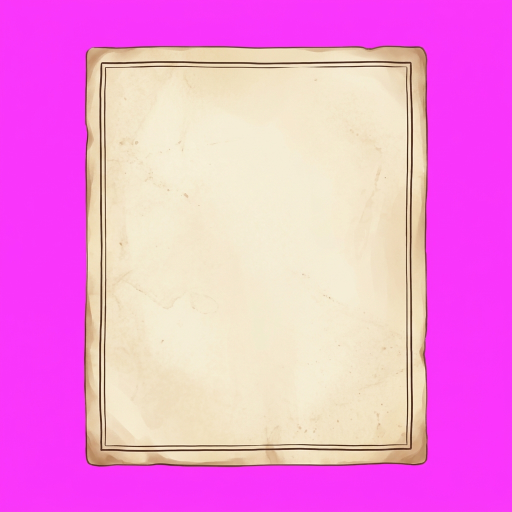
#> input picture assets/ui_src/card.png, 1024 x 1024 px, found by its file name (shown at 1/2 size); the run also reads 3 pictures not shown here
$ python make_ui.py
#> lines starting #> are read from the running program, lines starting #| are printed output that depends on the picture; after the words box and inside, x2 and y2 are one past the last pixel; in counts of white or black regions, pixels touching at a corner belong together
#!/usr/bin/env python3
"""Детали интерфейса: crates/game/assets/ui/*.png и медальоны героев.

Пока нет рисованных деталей (промпты — .studioigor/UI_KIT.md), рисует временные
в той же палитре: дерево, латунь, пергамент. Готовая картинка с тем же именем файла
просто заменяет временную — код не меняется. Если в assets/ui_src/ лежит файл с таким
же именем, скрипт берёт его, а не рисует.

Медальоны героев: портрет из рисованной позы (units/<id>.png, первый кадр) на круге
цвета стихии и в кольце редкости.

Запуск из корня репозитория: python3 tools/make_ui.py
"""

import json
import sys
from pathlib import Path

import numpy as np
from PIL import Image, ImageDraw, ImageFilter, ImageFont

OUT = Path("crates/game/assets/ui")
SRC = Path("assets/ui_src")
UNITS = Path("crates/game/assets/units")
FONT = "crates/game/assets/fonts/Rubik-ExtraBold.ttf"
rng = np.random.default_rng(11)

WOOD_DARK = (58, 36, 22)
WOOD = (96, 62, 38)
BRASS = (201, 151, 63)
BRASS_DARK = (120, 82, 28)
PARCHMENT = (236, 220, 186)
INK = (70, 48, 30)

ELEMENT = {
    "wind": (115, 217, 158),
    "lightning": (178, 140, 255),
    "powder": (255, 153, 71),
    "steel": (158, 173, 191),
    "mist": (204, 224, 250),
}
# Кольцо медальона: у героев одно на всех (редкостей нет, решение №77), у врагов — красное.
RARITY = {"HERO": (226, 178, 84), "ENEMY": (205, 70, 58)}


def noise(w, h, blur=1.5, scale=1.0):
    n = rng.normal(0, 1, (h, w))
    img = Image.fromarray(((n - n.min()) / (np.ptp(n) + 1e-9) * 255).astype(np.uint8))
    return np.asarray(img.filter(ImageFilter.GaussianBlur(blur))).astype(float) / 255 * scale


def wood(w, h):
    """Доски: вертикальные полосы-волокна и стыки."""
    grain = noise(w, h * 4, 2).reshape(h * 4, w)[::4]
    stripes = np.sin(np.linspace(0, 40, w))[None, :] * 0.08
    base = np.array(WOOD, float)[None, None, :]
    dark = np.array(WOOD_DARK, float)[None, None, :]
    t = np.clip(grain * 0.8 + stripes + 0.2, 0, 1)[:, :, None]
    rgb = dark * (1 - t) + base * t
    for x in range(0, w, 48):
        rgb[:, x : x + 2] *= 0.55
    return rgb


def finish(rgb, alpha=None):
    rgb = np.clip(rgb, 0, 255).astype(np.uint8)
    im = Image.fromarray(rgb, "RGB").convert("RGBA")
    if alpha is not None:
        im.putalpha(Image.fromarray(alpha.astype(np.uint8)))
    return im


def rounded_mask(w, h, r):
    m = Image.new("L", (w, h), 0)
    ImageDraw.Draw(m).rounded_rectangle((0, 0, w - 1, h - 1), r, fill=255)
    return m


# [17 lines left out: functions brass_border, panel, not called in this run]


def parchment(w=128, h=128):
    n = noise(w, h, 3)
    base = np.array(PARCHMENT, float)
    rgb = base[None, None, :] * (0.88 + n[:, :, None] * 0.18)
    yy, xx = np.mgrid[0:h, 0:w]
    edge = np.minimum.reduce([xx, yy, w - 1 - xx, h - 1 - yy]).astype(float)
    rgb *= (0.78 + 0.22 * np.clip(edge / 14, 0, 1))[:, :, None]
    im = finish(rgb)
    im.putalpha(rounded_mask(w, h, 12))
    d = ImageDraw.Draw(im)
    d.rounded_rectangle((1, 1, w - 2, h - 2), 12, outline=(150, 110, 70), width=2)
    return im


def button(top, bottom, outline, w=192, h=64):
    t = np.linspace(0, 1, h)[:, None, None]
    rgb = np.array(top, float) * (1 - t) + np.array(bottom, float) * t
    rgb = np.repeat(rgb, w, axis=1) * (0.95 + noise(w, h, 2)[:, :, None] * 0.1)
    im = finish(rgb)
    im.putalpha(rounded_mask(w, h, 16))
    d = ImageDraw.Draw(im)
    d.rounded_rectangle((1, 1, w - 2, h - 2), 16, outline=outline, width=3)
    # Блик — тонкая линия в верхней рамке: она не растягивается при нарезке.
    d.line((14, 6, w - 15, 6), fill=(255, 255, 255, 90), width=2)
    return im


def plank(w=512, h=64):
    im = finish(wood(w, h) * 1.05)
    im.putalpha(rounded_mask(w, h, 10))
    d = ImageDraw.Draw(im)
    d.rounded_rectangle((1, 1, w - 2, h - 2), 10, outline=BRASS_DARK, width=3)
    for x in (16, w - 17):
        for y in (14, h - 15):
            d.ellipse((x - 4, y - 4, x + 4, y + 4), fill=BRASS)
    return im


def tab(on):
    return button((214, 150, 60), (150, 92, 28), BRASS) if on else button((70, 52, 38), (44, 30, 20), (120, 95, 60))


def icon(kind, size=64):
    im = Image.new("RGBA", (size * 4, size * 4), (0, 0, 0, 0))
    d = ImageDraw.Draw(im)
    s = size * 4
    if kind in ("silver", "doubloons"):
        face, rim = ((215, 222, 232), (130, 140, 155)) if kind == "silver" else ((246, 200, 80), (150, 100, 20))
        d.ellipse((s * .1, s * .1, s * .9, s * .9), fill=rim)
        d.ellipse((s * .17, s * .15, s * .83, s * .82), fill=face)
        d.ellipse((s * .35, s * .33, s * .65, s * .63), outline=rim, width=s // 28)
    elif kind == "planks":
        for i, y in enumerate((.18, .42, .66)):
            d.rounded_rectangle((s * .08, s * y, s * .92, s * (y + .2)), s // 20, fill=(176 - i * 15, 118 - i * 10, 70), outline=(90, 58, 30), width=s // 40)
    elif kind == "ether":
        d.polygon([(s * .5, s * .06), (s * .82, s * .55), (s * .5, s * .94), (s * .18, s * .55)], fill=(95, 211, 201), outline=(30, 120, 115))
        d.ellipse((s * .38, s * .3, s * .5, s * .45), fill=(220, 255, 250))
    elif kind == "journals":
        d.rounded_rectangle((s * .16, s * .12, s * .84, s * .88), s // 16, fill=(140, 52, 40), outline=(70, 25, 20), width=s // 30)
        d.rectangle((s * .22, s * .14, s * .3, s * .86), fill=(236, 220, 186))
        d.rectangle((s * .42, s * .3, s * .74, s * .38), fill=(242, 193, 78))
    elif kind == "charts":
        d.rounded_rectangle((s * .12, s * .2, s * .88, s * .8), s // 14, fill=PARCHMENT, outline=(150, 110, 70), width=s // 30)
        d.line((s * .25, s * .62, s * .45, s * .4, s * .6, s * .55, s * .78, s * .32), fill=(160, 60, 40), width=s // 28)
        d.ellipse((s * .72, s * .26, s * .82, s * .36), fill=(160, 60, 40))
    elif kind == "supplies":
        # Мешок с провиантом, перевязанный бечёвкой.
        d.ellipse((s * .16, s * .3, s * .84, s * .94), fill=(196, 150, 92), outline=(110, 72, 36), width=s // 26)
        d.polygon([(s * .34, s * .34), (s * .5, s * .1), (s * .66, s * .34)], fill=(196, 150, 92), outline=(110, 72, 36))
        d.rectangle((s * .34, s * .3, s * .66, s * .37), fill=(150, 60, 40))
        d.ellipse((s * .3, s * .52, s * .46, s * .66), fill=(226, 190, 128))
    elif kind == "details":
        d.ellipse((s * .14, s * .14, s * .86, s * .86), fill=(150, 160, 175), outline=(80, 88, 100), width=s // 24)
        for k in range(8):
            a = k * np.pi / 4
            x, y = s * .5 + np.cos(a) * s * .4, s * .5 + np.sin(a) * s * .4
            d.ellipse((x - s * .08, y - s * .08, x + s * .08, y + s * .08), fill=(150, 160, 175))
        d.ellipse((s * .36, s * .36, s * .64, s * .64), fill=(60, 66, 76))
    return im.resize((size, size), Image.LANCZOS)


# [103 lines left out: functions portrait_crop, enemy_face, medallion, figure, not called in this run]


def from_source(path, size):
    """Рисованная деталь: ровный фон (пурпурный, белый — любой, какой в углах картинки)
    становится прозрачным, обрезка по рисунку, размер как у временной."""
    im = Image.open(path).convert("RGBA")
    w, h = im.size
    # Водяной знак в углу не мешает: цвет фона — медиана по краям, а не по одному углу.
    a = np.asarray(im).astype(int)
    edge = np.concatenate([a[0, :, :3], a[-1, :, :3], a[:, 0, :3], a[:, -1, :3]])
    bg = np.median(edge, axis=0)
    dist = np.abs(a[:, :, :3] - bg).sum(axis=2)
    near = dist < 60
    # Прозрачным становится только фон, связанный с краем картинки.
    mask = Image.fromarray((near * 255).astype(np.uint8), "L").copy()
    for x, y in [(0, 0), (w - 1, 0), (0, h - 1), (w - 1, h - 1), (w // 2, 0), (w // 2, h - 1), (0, h // 2), (w - 1, h // 2)]:
        if mask.getpixel((x, y)) == 255:
            ImageDraw.floodfill(mask, (x, y), 128)
    outside = np.asarray(mask) == 128
    # Мягкий край: полупрозрачность по близости к цвету фона на границе.
    soft = np.clip((dist - 30) / 60, 0, 1)
    edge_zone = np.asarray(Image.fromarray(outside.astype(np.uint8) * 255).filter(ImageFilter.MaxFilter(5))) > 0
    edge_zone = np.asarray(Image.fromarray(outside.astype(np.uint8) * 255).filter(ImageFilter.MaxFilter(9))) > 0
    alpha = np.where(outside, 0, np.where(edge_zone, soft * 255, 255))
    # Кайма цвета фона по краю рисунка (пурпурная или белая) — прозрачная.
    rgb = a[:, :, :3]
    tint = np.abs(rgb - bg).sum(axis=2) < 140
    magenta = (rgb[:, :, 0] > rgb[:, :, 1] + 40) & (rgb[:, :, 2] > rgb[:, :, 1] + 40)
    alpha = np.where(edge_zone & (tint | magenta), 0, alpha)
    a[:, :, 3] = alpha
    out = Image.fromarray(a.astype(np.uint8), "RGBA")
    # Водяной знак Gemini в углу — отдельное пятнышко: берём самый большой кусок рисунка.
    box = biggest_blob_box(np.asarray(out)[:, :, 3] > 128)
    return fit(out.crop(box), size, sliced=Path(path).stem in SLICED)


def fit(im, size, sliced=False):
    """Пропорции рисунка сохраняются. Квадратная цель (иконки, панели) — вписать в квадрат
    с прозрачными полями; вытянутая (кнопки, доска) — по высоте цели, ширина по рисунку."""
    tw, th = size
    if sliced:
        # Деталь режется на 9 частей: без прозрачных полей, по высоте цели.
        k = th / im.height
        return im.resize((max(1, round(im.width * k)), th), Image.LANCZOS)
    if tw == th:
        k = min(tw / im.width, th / im.height)
        small = im.resize((max(1, round(im.width * k)), max(1, round(im.height * k))), Image.LANCZOS)
        canvas = Image.new("RGBA", size, (0, 0, 0, 0))
        canvas.alpha_composite(small, ((tw - small.width) // 2, (th - small.height) // 2))
        return canvas
    k = th / im.height
    return im.resize((max(1, round(im.width * k)), th), Image.LANCZOS)


# Детали, которые тянутся нарезкой на 9 частей.
SLICED = {"panel", "card", "plank", "button", "button_dark", "button_off", "button_pressed", "tab_on", "tab_off"}

# Перекраска эмали кнопки: тёмный и светлый тон новой эмали.
ENAMEL = {
    "button": ((150, 66, 16), (255, 186, 88)),
    "button_pressed": ((104, 44, 12), (196, 112, 44)),
    "button_off": ((66, 68, 74), (168, 170, 176)),
    "tab_on": ((150, 66, 16), (255, 186, 88)),
    "tab_off": ((44, 28, 18), (118, 82, 52)),
}


# [22 lines left out: functions recolor_enamel, silver_from_gold, not called in this run]


def biggest_blob_box(solid):
    """Рамка рисунка без мелких пятнышек (водяной знак в углу): берём строки и столбцы,
    где рисунок занимает заметную долю ширины или высоты."""
    h, w = solid.shape
    rows = np.where(solid.sum(axis=1) > w * 0.06)[0]
    cols = np.where(solid.sum(axis=0) > h * 0.06)[0]
    if len(rows) == 0 or len(cols) == 0:
        return (0, 0, w, h)
    return (int(cols.min()), int(rows.min()), int(cols.max()) + 1, int(rows.max()) + 1)


# Листы иконок из Gemini (assets/ui_src/sheets/): колонки, ряды, имена ячеек по порядку
# и размер, в который вписывается иконка. None — ячейка не нужна.
SHEETS = {
    "nav": (3, 2, ["nav_ship", "nav_crew", "nav_map", "nav_tavern", "nav_activities", None], (96, 96)),
    "resources": (3, 3, [
        "icon_silver", "icon_doubloons", "icon_planks", "icon_ether", "icon_journals",
        "icon_charts", "icon_details", "icon_storm_cores", "icon_figureheads",
    ], (96, 96)),
    "activities": (2, 2, ["act_event", "act_abyss", "act_expeditions", "act_contracts"], (240, 228)),
    "skills_1": (3, 3, [
        "skill_ren_0", "skill_ren_1", "skill_ren_2", "skill_sora_0", "skill_sora_1",
        "skill_sora_2", "skill_kaya_0", "skill_kaya_1", "skill_kaya_2",
    ], (128, 128)),
    "skills_2": (3, 3, [
        "skill_lira_0", "skill_lira_1", "skill_lira_2", "skill_mei_0", "skill_mei_1",
        "skill_mei_2", "skill_borg_0", "skill_borg_1", "skill_borg_2",
    ], (128, 128)),
    "stats": (3, 3, [
        "stat_hp", "stat_atk", "stat_def", "stat_spd", "star", "star_empty",
        "badge_r", "badge_sr", "badge_ssr",
    ], (96, 96)),
}


# [35 lines left out: functions cut_cell, cut_sheets, not called in this run]


def ink_icon(kind, size=48):
    """Иконки характеристик тёмными чернилами — для пергамента."""
    s = size * 4
    im = Image.new("RGBA", (s, s), (0, 0, 0, 0))
    d = ImageDraw.Draw(im)
    ink = (74, 46, 28, 255)
    if kind == "hp":
        d.ellipse((s * .1, s * .18, s * .52, s * .58), fill=ink)
        d.ellipse((s * .48, s * .18, s * .9, s * .58), fill=ink)
        d.polygon([(s * .12, s * .45), (s * .88, s * .45), (s * .5, s * .9)], fill=ink)
    elif kind == "atk":
        d.polygon([(s * .82, s * .08), (s * .92, s * .18), (s * .4, s * .7), (s * .3, s * .6)], fill=ink)
        d.polygon([(s * .18, s * .56), (s * .44, s * .82), (s * .38, s * .88), (s * .12, s * .62)], fill=ink)
        d.line((s * .3, s * .7, s * .1, s * .9), fill=ink, width=s // 12)
    elif kind == "def":
        d.polygon([(s * .5, s * .06), (s * .88, s * .2), (s * .82, s * .6), (s * .5, s * .94), (s * .18, s * .6), (s * .12, s * .2)], fill=ink)
        d.polygon([(s * .5, s * .2), (s * .74, s * .29), (s * .7, s * .56), (s * .5, s * .78)], fill=(120, 84, 52, 255))
    elif kind == "spd":
        d.polygon([(s * .3, s * .08), (s * .56, s * .08), (s * .56, s * .58), (s * .9, s * .7), (s * .9, s * .9), (s * .3, s * .9)], fill=ink)
        for y in (.3, .5, .7):
            d.line((s * .02, s * y, s * .22, s * y), fill=ink, width=s // 16)
    return im.resize((size, size), Image.LANCZOS)


def badge(rarity, w=96, h=112):
    """Флажок редкости: щиток цвета редкости в латунной кайме."""
    s = 4
    im = Image.new("RGBA", (w * s, h * s), (0, 0, 0, 0))
    d = ImageDraw.Draw(im)
    W, H = w * s, h * s
    shape = [(0, 0), (W, 0), (W, H * .78), (W / 2, H), (0, H * .78)]
    d.polygon(shape, fill=BRASS_DARK)
    inset = 7 * s
    inner = [(inset, inset), (W - inset, inset), (W - inset, H * .76), (W / 2, H - inset * 1.4), (inset, H * .76)]
    col = {"R": (70, 130, 80), "SR": (52, 82, 150), "SSR": (150, 70, 160)}[rarity]
    d.polygon(inner, fill=col)
    d.line(inner + [inner[0]], fill=(240, 205, 120), width=2 * s)
    return im.resize((w, h), Image.LANCZOS)


def pill(w=192, h=48):
    """Плашка счётчика ресурса: тёмная, в тонкой латунной кайме."""
    im = Image.new("RGBA", (w, h), (0, 0, 0, 0))
    d = ImageDraw.Draw(im)
    d.rounded_rectangle((1, 1, w - 2, h - 2), h // 2 - 1, fill=(28, 18, 12, 235), outline=BRASS_DARK, width=3)
    d.rounded_rectangle((4, 4, w - 5, h - 5), h // 2 - 4, outline=(200, 150, 70, 160), width=1)
    return im


def save(name, im):
    src = SRC / name
    base = name.removesuffix(".png")
    if src.exists():
        im = from_source(src, im.size)
    elif base in ENAMEL and (SRC / "button_dark.png").exists():
        # Нет своей картинки — перекрашиваем рисованную тёмную кнопку: форма у всех одна.
        im = recolor_enamel(from_source(SRC / "button_dark.png", im.size), *ENAMEL[base])
    elif base == "icon_silver" and (SRC / "icon_doubloons.png").exists():
        im = silver_from_gold(from_source(SRC / "icon_doubloons.png", im.size))
    im.save(OUT / name)
    print("  ", name, im.size)


def main():
    OUT.mkdir(parents=True, exist_ok=True)
    save("card.png", parchment())
#> in rounded_mask, `m = Image.new("L", (w, h), 0)`: m: PIL image 128x128 L; every value is 0
#> in rounded_mask, `ImageDraw.Draw(m).rounded_rectangle((0, 0, w - 1, h - 1), r, fill=255)`:
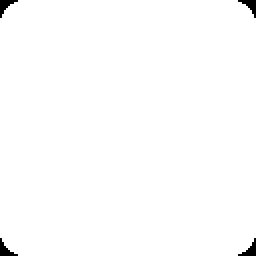
#> m: PIL image 128x128 L (shown 2 times larger); 99.2% white; 4 black regions, box (x1, y1, x2, y2) and area: (0, 0, 9, 9) 34, (119, 0, 128, 9) 34, (0, 119, 9, 128) 34, (119, 119, 128, 128) 34
#> in from_source, im is the input picture: PIL image 1024x1024 RGBA; mean R, G, B, A 241.2, 144.1, 218.3, 255
#> in from_source, `bg = np.median(edge, axis=0)`: bg = [250, 54, 250]
#> in from_source, `near = dist < 60`: near: shape (1024, 1024) bool; 45.1% white; 1 white region, box (x1, y1, x2, y2) and area: (0, 0, 1024, 1024) 472719
#> in from_source, `edge_zone = np.asarray(Image.fromarray(outside.astype(np.uint8) * 255)..`: edge_zone: shape (1024, 1024) bool; 45.7% white; 1 white region, box (x1, y1, x2, y2) and area: (0, 0, 1024, 1024) 479036
#> in from_source, `edge_zone = np.asarray(Image.fromarray(outside.astype(np.uint8) * 255)..`: edge_zone: shape (1024, 1024) bool; 46.3% white; 1 white region, box (x1, y1, x2, y2) and area: (0, 0, 1024, 1024) 485274
#> in from_source, `tint = np.abs(rgb - bg).sum(axis=2) < 140`: tint: shape (1024, 1024) bool; 45.4% white; 1 white region, box (x1, y1, x2, y2) and area: (0, 0, 1024, 1024) 475595
#> in from_source, `magenta = (rgb[:, :, 0] > rgb[:, :, 1] + 40) & (rgb[:, :, 2] > rgb[:, ..`: magenta: shape (1024, 1024) bool; 45.6% white; 1 white region, box (x1, y1, x2, y2) and area: (0, 0, 1024, 1024) 478673
#> in from_source, `a[:, :, 3] = alpha`:
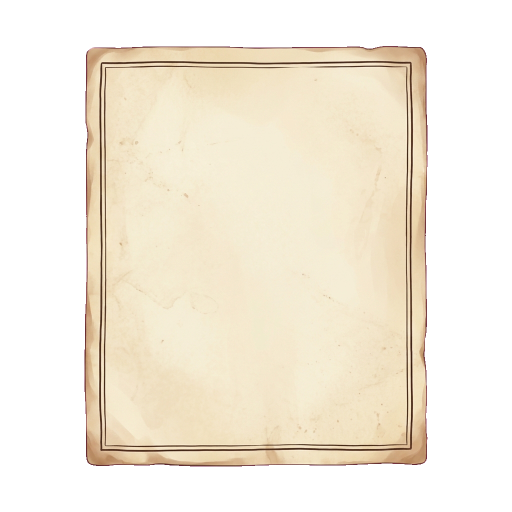
#> a: shape (1024, 1024, 4) int64 (shown at 1/2 size); mean R, G, B, A 241.2, 144.1, 218.3, 138.6; transparent parts drawn white
#> in biggest_blob_box, `rows = np.where(solid.sum(axis=1) > w * 0.06)[0]`: rows = 840 values from 93 to 932
#> in biggest_blob_box, `cols = np.where(solid.sum(axis=0) > h * 0.06)[0]`: cols = 686 values from 169 to 854
#> in from_source, `box = biggest_blob_box(np.asarray(out)[:, :, 3] > 128)`: box = (169, 93, 855, 933)
#|    card.png (105, 128)
    save("button.png", button((236, 160, 70), (176, 96, 30), (255, 226, 160)))
#> in rounded_mask (call 2), `m = Image.new("L", (w, h), 0)`: m: PIL image 192x64 L; every value is 0
#> in rounded_mask (call 2), `ImageDraw.Draw(m).rounded_rectangle((0, 0, w - 1, h - 1), r, fill=255)`: m: PIL image 192x64 L; 98% white; 4 black regions, box (x1, y1, x2, y2) and area: (0, 0, 13, 13) 61, (179, 0, 192, 13) 61, (0, 51, 13, 64) 61, (179, 51, 192, 64) 61
#> call 2 of save, with name = 'button.png'
#> in save (call 2), `im.save(OUT / name)`:
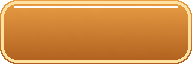
#> saved as button.png: PIL image 192x64 RGBA; mean R, G, B, A 210.5, 140.5, 66.7, 245.5; transparent parts drawn white
#|    button.png (192, 64)
    save("button_pressed.png", button((176, 96, 30), (136, 70, 20), (220, 180, 110)))
#> call 3 of noise, with w = 192, h = 64, blur = 2, scale = 1
#> in noise (call 3), `return np.asarray(img.filter(ImageFilter.GaussianBlur(blur))).astype(f..`:
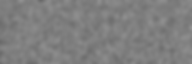
#> returned value: shape (64, 192) float64; min 0.416, max 0.569, mean 0.497
#> call 3 of save, with name = 'button_pressed.png'
#> in save (call 3), `im.save(OUT / name)`:
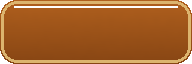
#> saved as button_pressed.png: PIL image 192x64 RGBA; mean R, G, B, A 165, 97.8, 40.2, 245.5; transparent parts drawn white
#|    button_pressed.png (192, 64)
    save("button_off.png", button((110, 112, 118), (76, 78, 84), (150, 150, 150)))
#> call 3 of button, with top = (110, 112, 118), bottom = (76, 78, 84), outline = (150, 150, 150), w = 192, h = 64
#> call 4 of noise, with w = 192, h = 64, blur = 2, scale = 1
#> in noise (call 4), `img = Image.fromarray(((n - n.min()) / (np.ptp(n) + 1e-9) * 255).astyp..`:
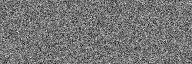
#> img: PIL image 192x64 L; min 0, max 254, mean 117.3
#> in button (call 3), `rgb = np.repeat(rgb, w, axis=1) * (0.95 + noise(w, h, 2)[:, :, None] *..`:
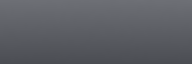
#> rgb: shape (64, 192, 3) float64; mean of channels 0, 1, 2 92.6, 94.6, 100.6; drawn as R, G, B
#|    button_off.png (192, 64)
    save("button_dark.png", button((52, 66, 98), (30, 38, 62), BRASS))
#|    button_dark.png (192, 64)
    save("tab_on.png", tab(True))
#> in from_source (call 2), `edge = np.concatenate([a[0, :, :3], a[-1, :, :3], a[:, 0, :3], a[:, -1..`: edge = 428 rows, first 8: [0, 0, 0], [0, 0, 0], [0, 0, 0], [0, 0, 0], [0, 0, 0], [0, 0, 0], [0, 0, 0], [170, 85, 85]
#|    tab_on.png (150, 64)
    save("tab_off.png", tab(False))
#|    tab_off.png (150, 64)
    save("plank.png", plank())
#> in from_source (call 4), `edge = np.concatenate([a[0, :, :3], a[-1, :, :3], a[:, 0, :3], a[:, -1..`: edge = 2294 rows, first 8: [252, 2, 249], [252, 2, 249], [252, 2, 249], [252, 2, 249], [252, 2, 249], [252, 2, 249], [252, 2, 249], [252, 2, 249]
#|    plank.png (662, 64)
    for kind in ("silver", "planks", "ether", "journals", "doubloons", "charts", "details", "supplies"):
        save(f"icon_{kind}.png", icon(kind))
#|    icon_silver.png (64, 64)
    save("pill.png", pill())
#|    pill.png (192, 48)
    for kind in ("hp", "atk", "def", "spd"):
        save(f"stat_{kind}.png", ink_icon(kind))
#|    stat_hp.png (48, 48)
    for rarity in ("R", "SR", "SSR"):
        save(f"badge_{rarity.lower()}.png", badge(rarity))
#|    badge_r.png (96, 112)
#> (the run stopped early here; a loop or call above may not have finished)
